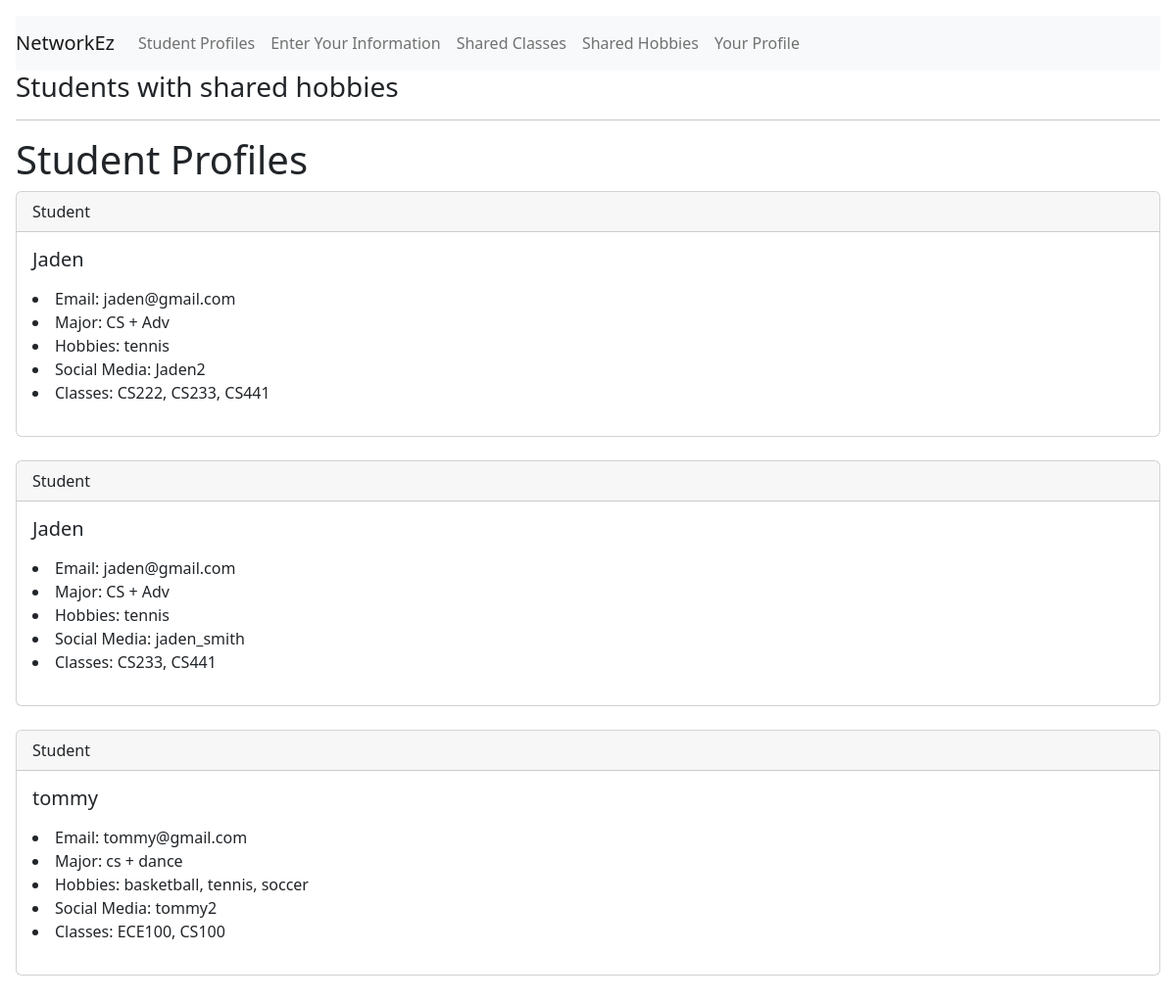
The page /filtered_hobbies/ on the database its author committed.
### app/models.py (models this page shows)
class Student(models.Model):
    name = models.CharField(max_length=150, null=True)
    major = models.CharField(max_length=150, null=True)
    hobbies = models.CharField(max_length=300, null=True)
    classes = models.CharField(max_length=150, null=True)
    social_media = models.CharField(max_length=300, null=True)
    email = models.CharField(max_length=300, null=True)

### app/views.py (the view)
# urls.py: path('filtered_hobbies/', v.filterStudentHobbies, name= "filtered_hobbies"),
def filterStudentHobbies(response):
    student_list = Student.objects.all()
    user_list = UserStudent.objects.all()
    match_hobbie = user_list[0].hobbies.split(",")
    temp = []
    for student in student_list:
        for hobbie in match_hobbie:
            if hobbie.strip().lower() in student.hobbies:
                temp.append(student)
                break
    return render(response, 'register/filtered_hobbies.html', {'student_list': temp})

### app/templates/register/filtered_hobbies.html (shortened to what this page needs)
<!doctype html>
<html lang="en">
  <head>
    <link href="https://cdn.jsdelivr.net/npm/bootstrap@5.2.2/dist/css/bootstrap.min.css" rel="stylesheet">
    <link href="https://getbootstrap.com/docs/5.2/assets/css/docs.css" rel="stylesheet">
  </head>
  <body class="p-3 m-0 border-0 bd-example">
<nav class="navbar navbar-expand-lg navbar-light bg-light">
    <a class="navbar-brand" href="#">NetworkEz</a>
    <div class="collapse navbar-collapse" id="navbarNav">
      <ul class="navbar-nav">
        <li class="nav-item active">
          <a class="nav-link" href="{% url 'profiles' %}"> Student Profiles </a>
        </li>
        <li class="nav-item">
          <a class="nav-link" href="{% url 'home' %}">Enter Your Information</a>
        </li>
        <li class="nav-item">
            <a class="nav-link" href="{% url 'filtered_profiles' %}">Shared Classes</a>
          </li>
          <li class="nav-item">
            <a class="nav-link" href="{% url 'filtered_hobbies' %}">Shared Hobbies</a>
          </li>
          <li class="nav-item">
            <a class="nav-link" href="{% url 'your_profile' %}">Your Profile</a>
          </li>
      </ul>
    </div>
  </nav>
<h3>Students with shared hobbies</h3>
<hr>
<!doctype html>
<html lang="en">
  <head>
    <link href="https://cdn.jsdelivr.net/npm/bootstrap@5.2.2/dist/css/bootstrap.min.css" rel="stylesheet">
    <link href="https://getbootstrap.com/docs/5.2/assets/css/docs.css" rel="stylesheet">
  </head>
  <body class="p-3 m-0 border-0 bd-example">
<h1> Student Profiles </h1>
{% for student in student_list %}
<div class="card">
    <div class="card-header">
        Student
    </div>
    <div class="card-body">
        <h5 class="card-title">{{ student.name }}</h5>
        <p class="card-text">
        <li>Email: {{ student.email }} </li>
        <li>Major: {{ student.major }} </li>
        <li>Hobbies: {{ student.hobbies }} </li>
        <li>Social Media: {{ student.social_media }} </li>
        <li>Classes: {{ student.classes }} </li>
        </p>
    </div>
</div>
<br/>
{% endfor %}
  </body>
</html>

### rows shown on the page
Student: name "Jaden", email "jaden@gmail.com", major "CS + Adv", hobbies "tennis", social_media "Jaden2", classes "CS222, CS233, CS441"
Student: name "Jaden", email "jaden@gmail.com", major "CS + Adv", hobbies "tennis", social_media "jaden_smith", classes "CS233, CS441"
Student: name "tommy", email "tommy@gmail.com", major "cs + dance", hobbies "basketball, tennis, soccer", social_media "tommy2", classes "ECE100, CS100"
